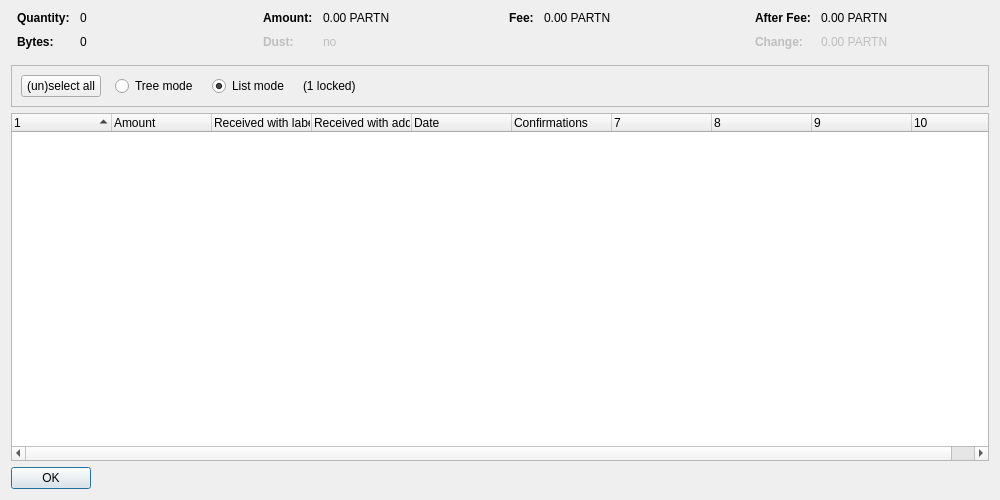
<?xml version="1.0" encoding="UTF-8"?>
<ui version="4.0">
 <class>CoinControlDialog</class>
 <widget class="QDialog" name="CoinControlDialog">
  <property name="geometry">
   <rect>
    <x>0</x>
    <y>0</y>
    <width>1000</width>
    <height>500</height>
   </rect>
  </property>
  <property name="windowTitle">
   <string>Coin Selection</string>
  </property>
  <layout class="QVBoxLayout" name="verticalLayout">
   <item>
    <layout class="QHBoxLayout" name="horizontalLayoutTop" stretch="0,0,0,0">
     <property name="topMargin">
      <number>0</number>
     </property>
     <property name="bottomMargin">
      <number>10</number>
     </property>
     <item>
      <layout class="QFormLayout" name="formLayoutCoinControl1">
       <property name="horizontalSpacing">
        <number>10</number>
       </property>
       <property name="verticalSpacing">
        <number>10</number>
       </property>
       <property name="leftMargin">
        <number>6</number>
       </property>
       <property name="rightMargin">
        <number>6</number>
       </property>
       <item row="0" column="0">
        <widget class="QLabel" name="labelCoinControlQuantityText">
         <property name="font">
          <font>
           <weight>75</weight>
           <bold>true</bold>
          </font>
         </property>
         <property name="text">
          <string>Quantity:</string>
         </property>
        </widget>
       </item>
       <item row="0" column="1">
        <widget class="QLabel" name="labelCoinControlQuantity">
         <property name="cursor">
          <cursorShape>IBeamCursor</cursorShape>
         </property>
         <property name="contextMenuPolicy">
          <enum>Qt::ActionsContextMenu</enum>
         </property>
         <property name="text">
          <string notr="true">0</string>
         </property>
         <property name="textInteractionFlags">
          <set>Qt::LinksAccessibleByMouse|Qt::TextSelectableByKeyboard|Qt::TextSelectableByMouse</set>
         </property>
        </widget>
       </item>
       <item row="1" column="0">
        <widget class="QLabel" name="labelCoinControlBytesText">
         <property name="font">
          <font>
           <weight>75</weight>
           <bold>true</bold>
          </font>
         </property>
         <property name="text">
          <string>Bytes:</string>
         </property>
        </widget>
       </item>
       <item row="1" column="1">
        <widget class="QLabel" name="labelCoinControlBytes">
         <property name="cursor">
          <cursorShape>IBeamCursor</cursorShape>
         </property>
         <property name="contextMenuPolicy">
          <enum>Qt::ActionsContextMenu</enum>
         </property>
         <property name="text">
          <string notr="true">0</string>
         </property>
         <property name="textInteractionFlags">
          <set>Qt::LinksAccessibleByMouse|Qt::TextSelectableByKeyboard|Qt::TextSelectableByMouse</set>
         </property>
        </widget>
       </item>
      </layout>
     </item>
     <item>
      <layout class="QFormLayout" name="formLayoutCoinControl2">
       <property name="horizontalSpacing">
        <number>10</number>
       </property>
       <property name="verticalSpacing">
        <number>10</number>
       </property>
       <property name="leftMargin">
        <number>6</number>
       </property>
       <property name="rightMargin">
        <number>6</number>
       </property>
       <item row="0" column="0">
        <widget class="QLabel" name="labelCoinControlAmountText">
         <property name="font">
          <font>
           <weight>75</weight>
           <bold>true</bold>
          </font>
         </property>
         <property name="text">
          <string>Amount:</string>
         </property>
        </widget>
       </item>
       <item row="0" column="1">
        <widget class="QLabel" name="labelCoinControlAmount">
         <property name="cursor">
          <cursorShape>IBeamCursor</cursorShape>
         </property>
         <property name="contextMenuPolicy">
          <enum>Qt::ActionsContextMenu</enum>
         </property>
         <property name="text">
          <string notr="true">0.00 PARTN</string>
         </property>
         <property name="textInteractionFlags">
          <set>Qt::LinksAccessibleByMouse|Qt::TextSelectableByKeyboard|Qt::TextSelectableByMouse</set>
         </property>
        </widget>
       </item>
       <item row="1" column="0">
        <widget class="QLabel" name="labelCoinControlLowOutputText">
         <property name="enabled">
          <bool>false</bool>
         </property>
         <property name="font">
          <font>
           <weight>75</weight>
           <bold>true</bold>
          </font>
         </property>
         <property name="text">
          <string>Dust:</string>
         </property>
        </widget>
       </item>
       <item row="1" column="1">
        <widget class="QLabel" name="labelCoinControlLowOutput">
         <property name="enabled">
          <bool>false</bool>
         </property>
         <property name="cursor">
          <cursorShape>IBeamCursor</cursorShape>
         </property>
         <property name="contextMenuPolicy">
          <enum>Qt::ActionsContextMenu</enum>
         </property>
         <property name="text">
          <string notr="true">no</string>
         </property>
         <property name="textInteractionFlags">
          <set>Qt::LinksAccessibleByMouse|Qt::TextSelectableByKeyboard|Qt::TextSelectableByMouse</set>
         </property>
        </widget>
       </item>
      </layout>
     </item>
     <item>
      <layout class="QFormLayout" name="formLayoutCoinControl3">
       <property name="horizontalSpacing">
        <number>10</number>
       </property>
       <property name="verticalSpacing">
        <number>10</number>
       </property>
       <property name="leftMargin">
        <number>6</number>
       </property>
       <property name="rightMargin">
        <number>6</number>
       </property>
       <item row="0" column="0">
        <widget class="QLabel" name="labelCoinControlFeeText">
         <property name="font">
          <font>
           <weight>75</weight>
           <bold>true</bold>
          </font>
         </property>
         <property name="text">
          <string>Fee:</string>
         </property>
        </widget>
       </item>
       <item row="0" column="1">
        <widget class="QLabel" name="labelCoinControlFee">
         <property name="cursor">
          <cursorShape>IBeamCursor</cursorShape>
         </property>
         <property name="contextMenuPolicy">
          <enum>Qt::ActionsContextMenu</enum>
         </property>
         <property name="text">
          <string notr="true">0.00 PARTN</string>
         </property>
         <property name="textInteractionFlags">
          <set>Qt::LinksAccessibleByMouse|Qt::TextSelectableByKeyboard|Qt::TextSelectableByMouse</set>
         </property>
        </widget>
       </item>
      </layout>
     </item>
     <item>
      <layout class="QFormLayout" name="formLayoutCoinControl4">
       <property name="horizontalSpacing">
        <number>10</number>
       </property>
       <property name="verticalSpacing">
        <number>10</number>
       </property>
       <property name="leftMargin">
        <number>6</number>
       </property>
       <property name="rightMargin">
        <number>6</number>
       </property>
       <item row="0" column="0">
        <widget class="QLabel" name="labelCoinControlAfterFeeText">
         <property name="font">
          <font>
           <weight>75</weight>
           <bold>true</bold>
          </font>
         </property>
         <property name="text">
          <string>After Fee:</string>
         </property>
        </widget>
       </item>
       <item row="0" column="1">
        <widget class="QLabel" name="labelCoinControlAfterFee">
         <property name="cursor">
          <cursorShape>IBeamCursor</cursorShape>
         </property>
         <property name="contextMenuPolicy">
          <enum>Qt::ActionsContextMenu</enum>
         </property>
         <property name="text">
          <string notr="true">0.00 PARTN</string>
         </property>
         <property name="textInteractionFlags">
          <set>Qt::LinksAccessibleByMouse|Qt::TextSelectableByKeyboard|Qt::TextSelectableByMouse</set>
         </property>
        </widget>
       </item>
       <item row="1" column="0">
        <widget class="QLabel" name="labelCoinControlChangeText">
         <property name="enabled">
          <bool>false</bool>
         </property>
         <property name="font">
          <font>
           <weight>75</weight>
           <bold>true</bold>
          </font>
         </property>
         <property name="text">
          <string>Change:</string>
         </property>
        </widget>
       </item>
       <item row="1" column="1">
        <widget class="QLabel" name="labelCoinControlChange">
         <property name="enabled">
          <bool>false</bool>
         </property>
         <property name="cursor">
          <cursorShape>IBeamCursor</cursorShape>
         </property>
         <property name="contextMenuPolicy">
          <enum>Qt::ActionsContextMenu</enum>
         </property>
         <property name="text">
          <string notr="true">0.00 PARTN</string>
         </property>
         <property name="textInteractionFlags">
          <set>Qt::LinksAccessibleByMouse|Qt::TextSelectableByKeyboard|Qt::TextSelectableByMouse</set>
         </property>
        </widget>
       </item>
      </layout>
     </item>
    </layout>
   </item>
   <item>
    <widget class="QFrame" name="frame">
     <property name="minimumSize">
      <size>
       <width>0</width>
       <height>40</height>
      </size>
     </property>
     <property name="frameShape">
      <enum>QFrame::StyledPanel</enum>
     </property>
     <property name="frameShadow">
      <enum>QFrame::Sunken</enum>
     </property>
     <layout class="QHBoxLayout" name="horizontalLayout">
      <item>
       <layout class="QHBoxLayout" name="horizontalLayoutPanel" stretch="0,0,0,0,0">
        <property name="spacing">
         <number>14</number>
        </property>
        <item>
         <widget class="QPushButton" name="pushButtonSelectAll">
          <property name="sizePolicy">
           <sizepolicy hsizetype="Maximum" vsizetype="Fixed">
            <horstretch>0</horstretch>
            <verstretch>0</verstretch>
           </sizepolicy>
          </property>
          <property name="text">
           <string>(un)select all</string>
          </property>
          <property name="autoDefault">
           <bool>false</bool>
          </property>
         </widget>
        </item>
        <item>
         <widget class="QRadioButton" name="radioTreeMode">
          <property name="sizePolicy">
           <sizepolicy hsizetype="Maximum" vsizetype="Fixed">
            <horstretch>0</horstretch>
            <verstretch>0</verstretch>
           </sizepolicy>
          </property>
          <property name="text">
           <string>Tree mode</string>
          </property>
         </widget>
        </item>
        <item>
         <widget class="QRadioButton" name="radioListMode">
          <property name="sizePolicy">
           <sizepolicy hsizetype="Maximum" vsizetype="Fixed">
            <horstretch>0</horstretch>
            <verstretch>0</verstretch>
           </sizepolicy>
          </property>
          <property name="text">
           <string>List mode</string>
          </property>
          <property name="checked">
           <bool>true</bool>
          </property>
         </widget>
        </item>
        <item>
         <widget class="QLabel" name="labelLocked">
          <property name="text">
           <string notr="true">(1 locked)</string>
          </property>
         </widget>
        </item>
        <item>
         <spacer name="horizontalSpacer">
          <property name="orientation">
           <enum>Qt::Horizontal</enum>
          </property>
          <property name="sizeHint" stdset="0">
           <size>
            <width>40</width>
            <height>20</height>
           </size>
          </property>
         </spacer>
        </item>
       </layout>
      </item>
     </layout>
    </widget>
   </item>
   <item>
    <widget class="CoinControlTreeWidget" name="treeWidget">
     <property name="contextMenuPolicy">
      <enum>Qt::CustomContextMenu</enum>
     </property>
     <property name="sortingEnabled">
      <bool>false</bool>
     </property>
     <property name="columnCount">
      <number>10</number>
     </property>
     <attribute name="headerShowSortIndicator" stdset="0">
      <bool>true</bool>
     </attribute>
     <attribute name="headerStretchLastSection">
      <bool>false</bool>
     </attribute>
     <column>
      <property name="text">
       <string/>
      </property>
     </column>
     <column>
      <property name="text">
       <string>Amount</string>
      </property>
     </column>
     <column>
      <property name="text">
       <string>Received with label</string>
      </property>
     </column>
     <column>
      <property name="text">
       <string>Received with address</string>
      </property>
     </column>
     <column>
      <property name="text">
       <string>Date</string>
      </property>
     </column>
     <column>
      <property name="text">
       <string>Confirmations</string>
      </property>
      <property name="toolTip">
       <string>Confirmed</string>
      </property>
     </column>
     <column>
      <property name="text">
       <string/>
      </property>
     </column>
     <column>
      <property name="text">
       <string/>
      </property>
     </column>
     <column>
      <property name="text">
       <string/>
      </property>
     </column>
     <column>
      <property name="text">
       <string/>
      </property>
     </column>
    </widget>
   </item>
   <item>
    <widget class="QDialogButtonBox" name="buttonBox">
     <property name="sizePolicy">
      <sizepolicy hsizetype="Maximum" vsizetype="Fixed">
       <horstretch>0</horstretch>
       <verstretch>0</verstretch>
      </sizepolicy>
     </property>
     <property name="orientation">
      <enum>Qt::Horizontal</enum>
     </property>
     <property name="standardButtons">
      <set>QDialogButtonBox::Ok</set>
     </property>
    </widget>
   </item>
  </layout>
 </widget>
 <customwidgets>
  <customwidget>
   <class>CoinControlTreeWidget</class>
   <extends>QTreeWidget</extends>
   <header>qt/coincontroltreewidget.h</header>
  </customwidget>
 </customwidgets>
 <resources/>
 <connections/>
</ui>
